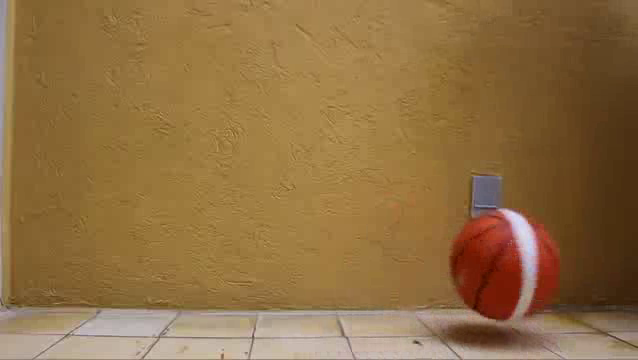
#> input picture frame 131 of videos/ball_test1.avi, 638 x 360 px
$ python video_test.py
#> lines starting #> are read from the running program, lines starting #| are printed output that depends on the picture
#!/Users/Jake/anaconda3/bin/python

import cv2

cap = cv2.VideoCapture('videos/ball_test1.avi')

while(cap.isOpened()):
    ret, frame = cap.read()
#> frame is the input picture: shape (360, 638, 3); mean B, G, R 66.7, 110.7, 143.5
    gray = cv2.cvtColor(frame, cv2.COLOR_BGR2GRAY)
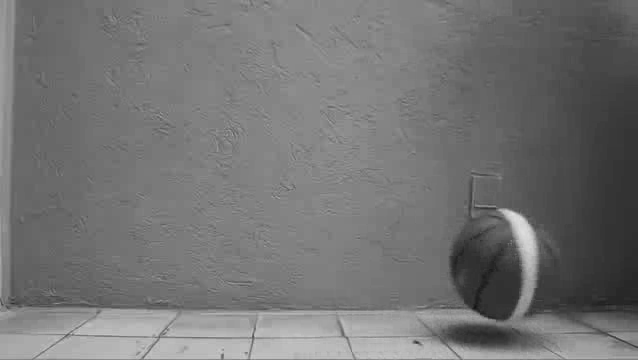
#> gray: shape (360, 638); min 18, max 224, mean 115.3
    cv2.imshow('frame', gray)
    if cv2.waitKey(1) & 0xFF == ord('q'):
#> (key q is pressed here)
        break

cap.release()
cv2.destroyAllWindows()

$ run again, starting later in the video
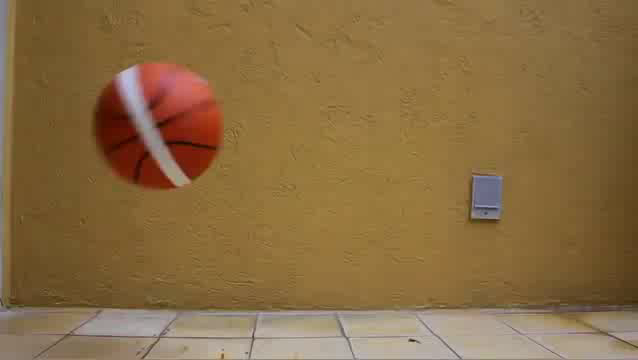
#> input picture frame 589 of videos/ball_test1.avi, 638 x 360 px
#> frame is the input picture: shape (360, 638, 3); mean B, G, R 66.7, 107.9, 136.8
#> `gray = cv2.cvtColor(frame, cv2.COLOR_BGR2GRAY)`:
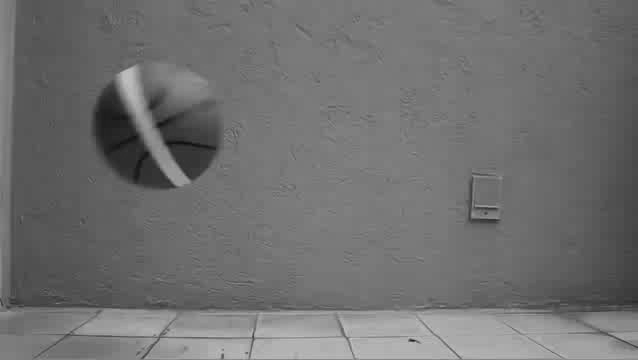
#> gray: shape (360, 638); min 13, max 198, mean 111.7

$ run again, starting later in the video
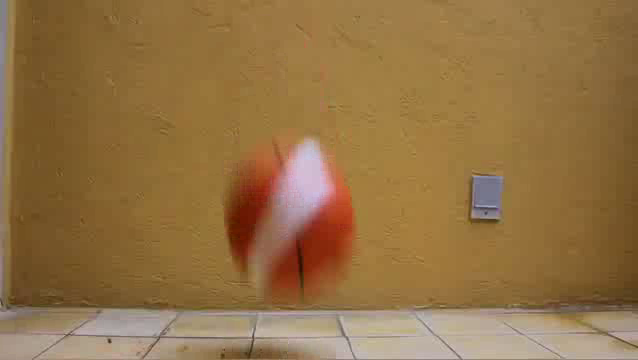
#> input picture frame 1048 of videos/ball_test1.avi, 638 x 360 px
#> frame is the input picture: shape (360, 638, 3); mean B, G, R 68.7, 113.3, 146.5
#> `gray = cv2.cvtColor(frame, cv2.COLOR_BGR2GRAY)`:
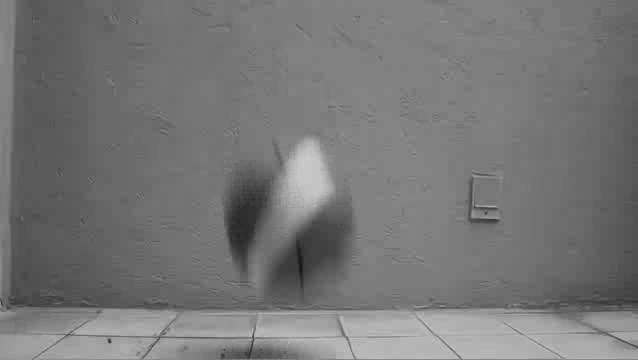
#> gray: shape (360, 638); min 24, max 203, mean 118
